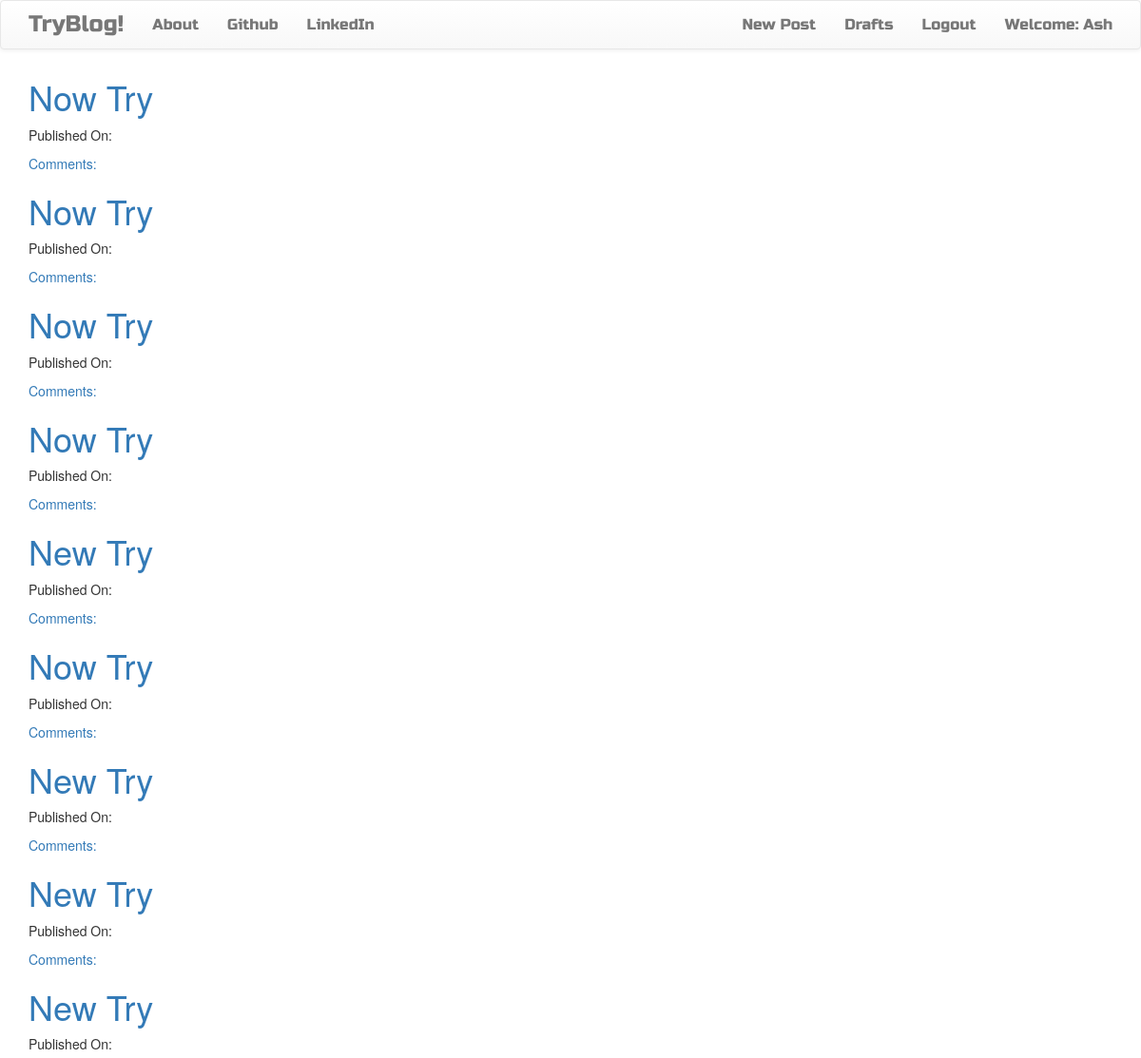
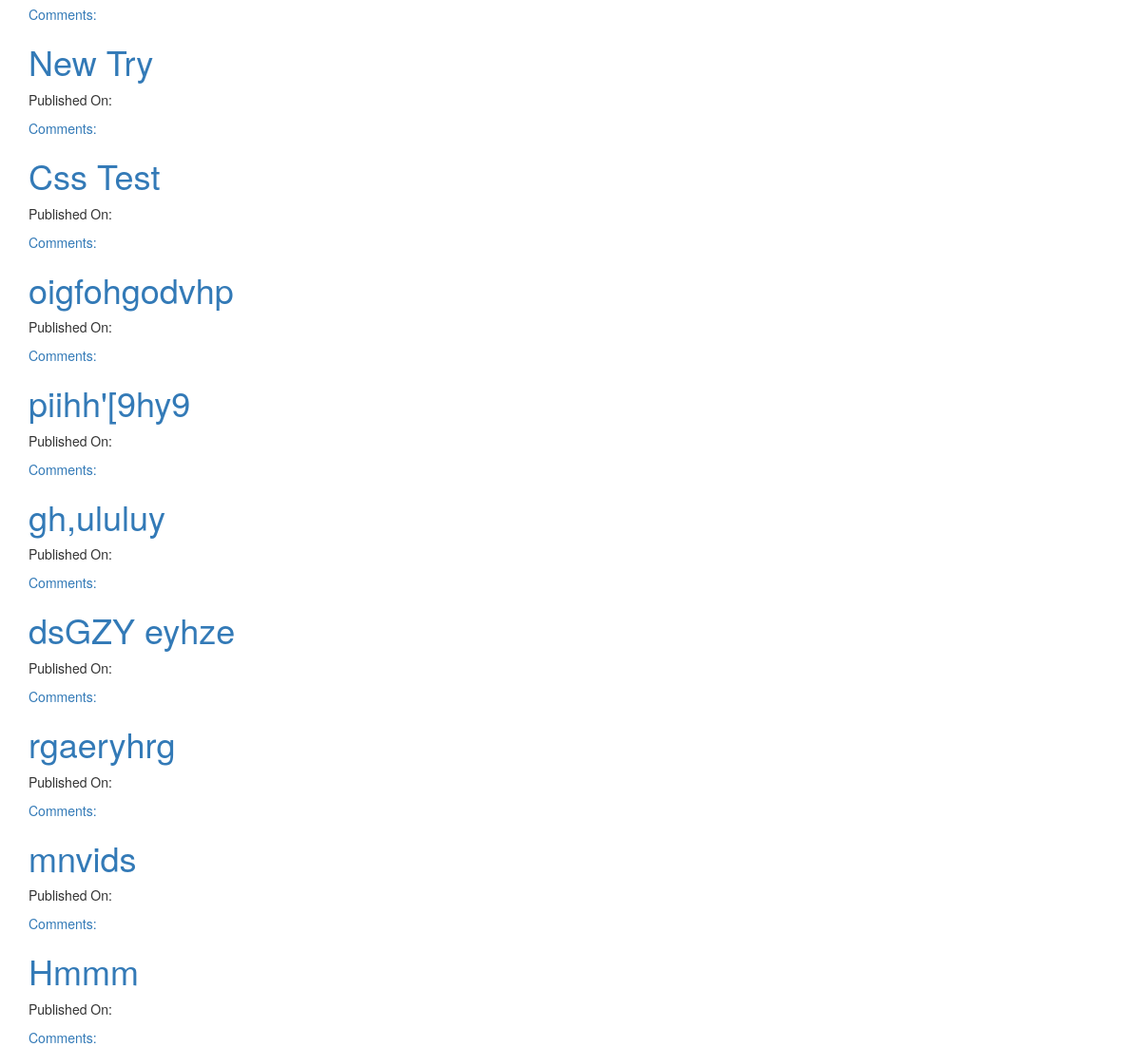
Page /drafts/ (signed in) on the committed database (2 pictures, top to bottom).
### Try/models.py (models this page shows, shortened)
class Post(models.Model):
    author = models.ForeignKey('auth.User', on_delete=models.CASCADE)
    title = models.CharField(max_length=256)
    text = models.TextField()
    create_date = models.DateTimeField(default=timezone.now())
    publish_date = models.DateTimeField(blank=True,null=True)

### Try/views.py (the view)
# urls.py: path('drafts/', views.DraftListView.as_view(), name='post_draft_list'),
class DraftListView(LoginRequiredMixin, ListView):
    login_url = '/login/'
    redirect_field_name = 'Try:post_list.html'
    model = Post
    def get_queryset(self):
        return Post.objects.filter(publish_date__isnull=True).order_by('-create_date')

### Try/templates/Try/post_list.html
{% extends 'Try/base.html' %}
{% block content %}
    <div class="centerstage">
        {% for post in post_list %}
            <div class="post">
                <h1><a href="{% url 'Try:post_detail' pk=post.pk %}">{{ post.title }}</a></h1>
                <div class="date">
                    <p>Published On: {{post.published|date:"D M Y"}}</p>
                </div>
                <a href="{% url 'Try:post_detail' pk=post.pk %}">Comments:{{ post.approved_comments.count }}</a>
            </div>
        {% endfor %}
    </div>
{% endblock %}

### Try/templates/Try/base.html (shortened to what this page needs)
<!DOCTYPE html>
{% load static %}
<html>
    <head>
        <link rel="stylesheet" href="//netdna.bootstrapcdn.com/bootstrap/3.0.3/css/bootstrap.min.css">
        <link rel="stylesheet" href="//netdna.bootstrapcdn.com/bootstrap/3.0.3/css/bootstrap-theme.min.css">
        <link rel="stylesheet" href="{% static 'css/Try.css' %}">
    </head>
    <body class="loader">
        <nav class="navbar navbar-default techfont custom-navbar">
            <div class="container redd">
                    <ul class="nav navbar-nav">
                    <li><a class='navbar-brand bigbrand' href="{% url 'Try:post_list' %}">TryBlog!</a></li>
                    <li><a href="{% url 'Try:about' %}">About</a></li>
                    <li><a href="https://www.github.com">Github</a></li>
                    <li><a href="https://www.linkedin.com">LinkedIn</a></li>
                    </ul>
                    <ul class="nav navbar-nav navbar-right">
                        {% if user.is_authenticated %}
                            <li>
                                <a href="{% url 'Try:post_create' %}">New Post</a>
                            </li>
                            <li>
                                <a href="{% url 'Try:post_draft_list' %}">Drafts</a>
                            </li>
                            <li>
                                <a href="{% url 'logout' %}">Logout</a>
                            </li>
                            <li>
                                <a>Welcome: {{user.username}}</a>
                            </li>
                        {% else %}
                            <li>
                                <a class="nav navbar-right" href="{% url 'login' %}">
                                    <span class="glyphicon glyphicon-user"></span>
                                </a>
                            </li>
                        {% endif %}
                    </ul>
            </div>
        </nav>
        <div class="content container">
            <div class="row">
                <div class="col-md-8">
                    <div class="try_posts">
                        {% block content %}
                        {% endblock %}
                    </div>
                </div>
            </div>
        </div>
    </body>
</html>

### Try/static/css/Try.css (style rules this page uses)
.techfont { font-family: 'Russo One', sans-serif; font-size: 1.5em; margin-bottom: 10px; }
.redd { font-size:medium; }
.bigbrand { font-size: 1.5em; }
.centerstage { margin-left: auto; margin-right: auto; }
.loader { filter:hue-rotate(0deg); color: linear-gradient(45deg,#0f8,#08f); animation:hue 5000ms infinite linear; }

### rows in the picture
Post: title "Now Try"
Post: title "Now Try"
Post: title "Now Try"
Post: title "Now Try"
Post: title "New Try"
Post: title "Now Try"
Post: title "New Try"
Post: title "New Try"
Post: title "New Try"
Post: title "New Try"
Post: title "Css Test"
Post: title "oigfohgodvhp"
Post: title "piihh'[9hy9"
Post: title "gh,ululuy"
Post: title "dsGZY eyhze"
Post: title "rgaeryhrg"
Post: title "mnvids"
Post: title "Hmmm"

### other values in the picture
{{ user.username }} "Ash"
